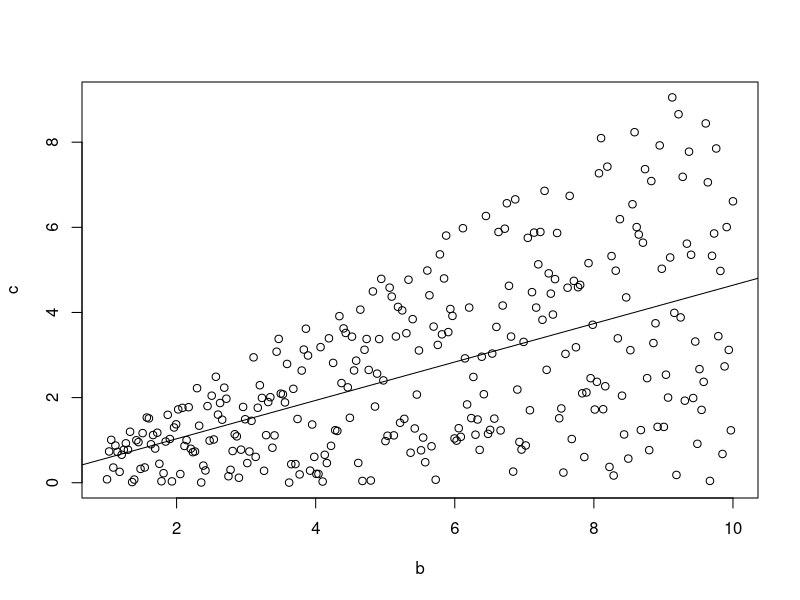

Recreate this plot in R.
# This IS going to contain some actual R code!

# This is a comment on the main branch.

# 5 samples from Uniform dist with bounds at 0 and 1
a<-runif(n=300, min=0, max=1)
# A sequence of numbers for the x axis
b<-seq(1, 10, length=300)
# Multiply a and b to get c
c<-a*b
# Plot c
plot (b, c)
# Find the linear model for c predicted by b
abline(lm(c~b))
